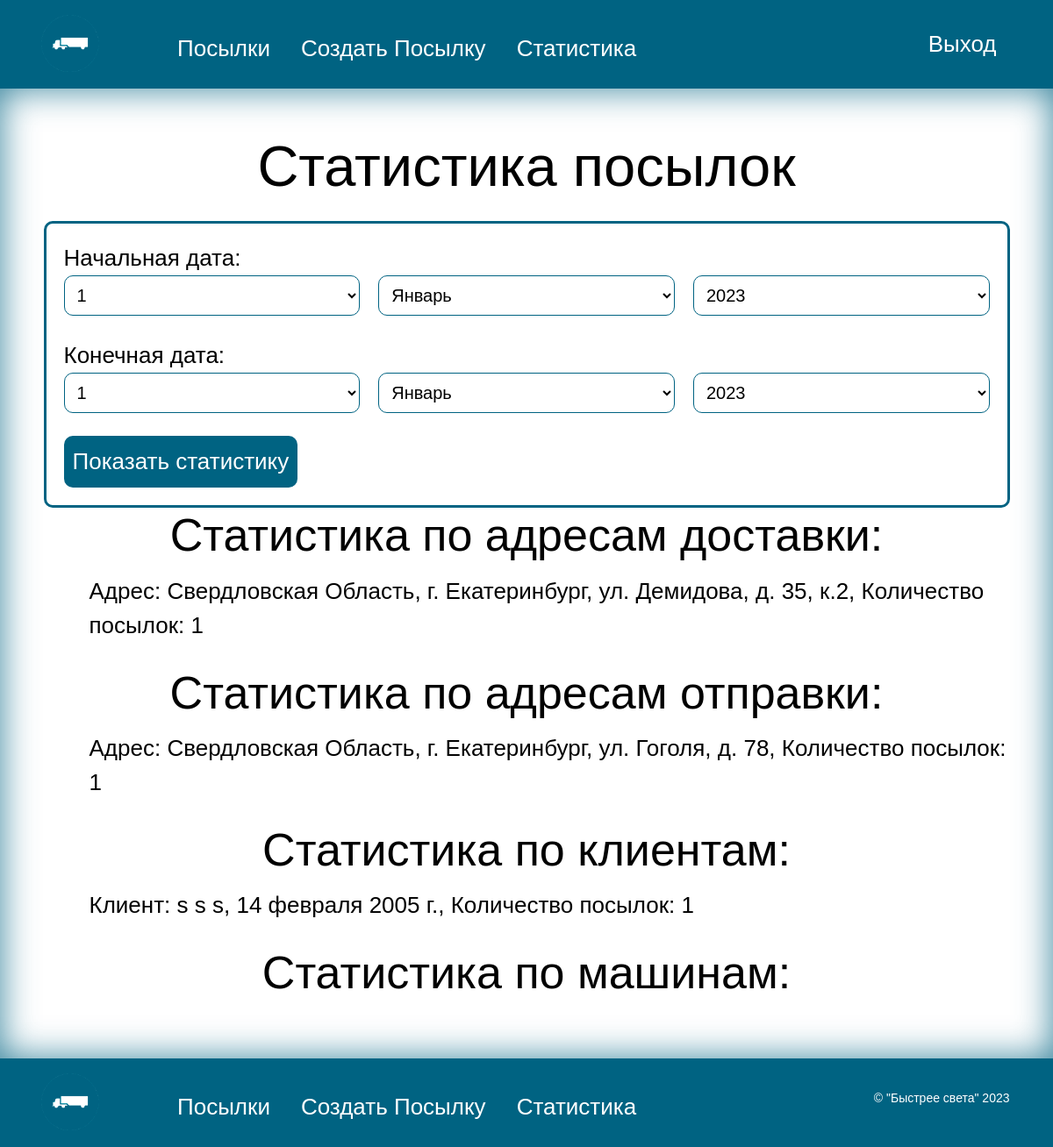
Page /package_statistics/ (signed in) on the earlier database version.
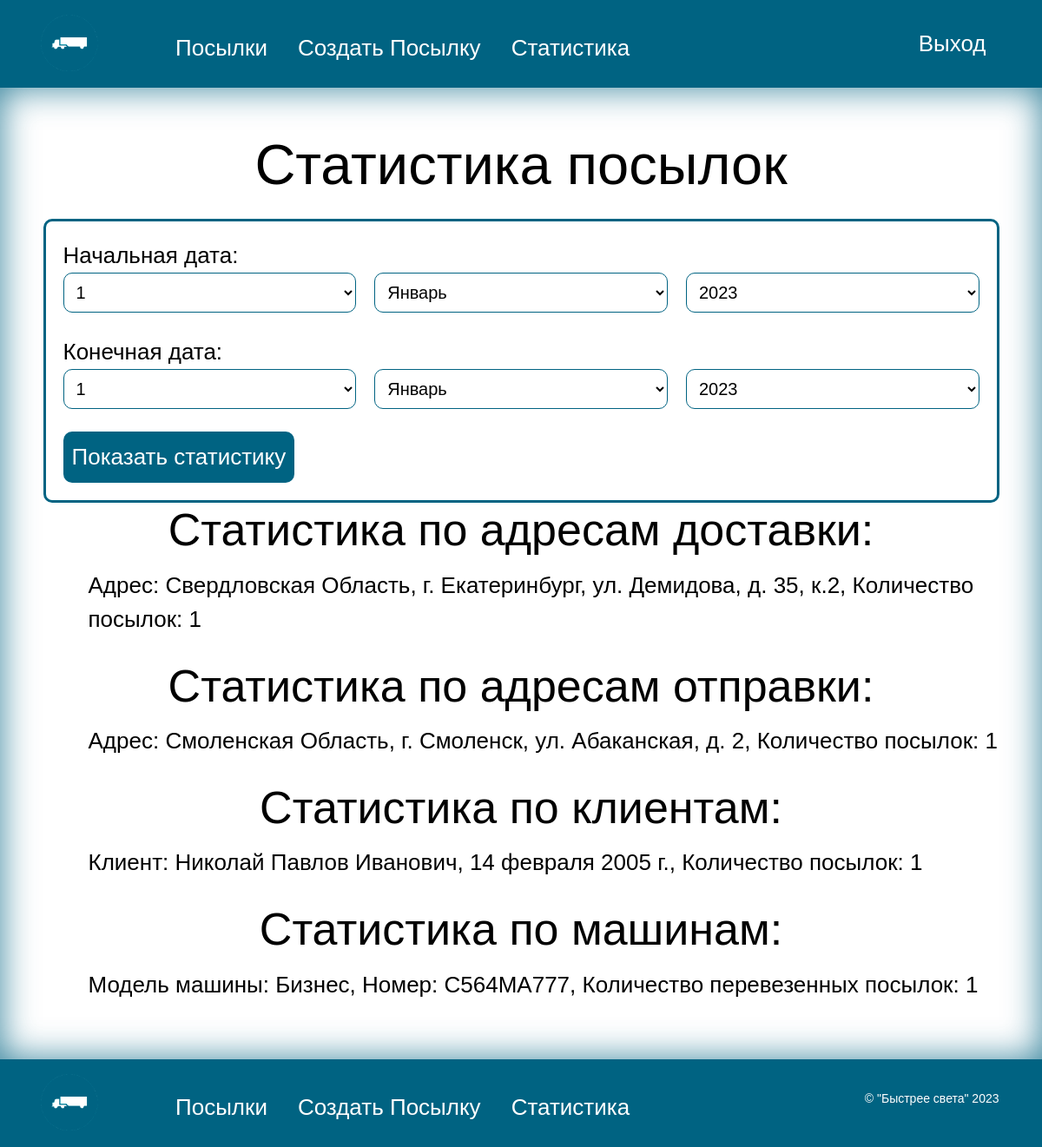
Same page on the later database version.
### navigate/models.py (models this page shows, shortened)
class PointIssue(models.Model):
    region = models.CharField(max_length=200, verbose_name='Регион')
    city = models.CharField(max_length=200, verbose_name='Город')
    street = models.CharField(max_length=200, verbose_name='Улица')
    home = models.CharField(max_length=10, verbose_name='Дом')
    corpus = models.CharField(max_length=10, verbose_name='Корпус', null=True, blank=True)
    warehouse_id = models.ForeignKey('Warehouse', on_delete=models.SET_NULL,null=True, verbose_name='Cклад')
    class Meta:
        verbose_name = "Пункт выдачи"
        verbose_name_plural = "Пункты выдачи"

class Car(models.Model):
    STATUS_CHOICES = [
        ('На базе', 'На базе'),
        ('Назначен водитель', 'Назначен водитель'),
        ('Ремонт', 'Ремонт'),
        ('Списана', 'Списана'),
    ]
    vin = models.CharField(max_length=17, verbose_name='VIN', unique=True)
    state_number = models.CharField(max_length=9, verbose_name='Гос.номер')
    stamp = models.CharField(max_length=200, verbose_name='Марка')
    model = models.CharField(max_length=200, verbose_name='Модель')
    status = models.CharField(max_length=200,
                              choices=STATUS_CHOICES,
                              default='На базе',
                              verbose_name='Статус')
    driver_id = models.ForeignKey(settings.AUTH_USER_MODEL,
                                  limit_choices_to={'role': "Водитель"},
                                  on_delete=models.SET_NULL, null=True, blank=True, verbose_name='Водитель')
    class Meta:
        verbose_name = "Машину"
        verbose_name_plural = "Машины"

### navigate/views.py (the view)
# urls.py: path('package_statistics/', views.PackageStatisticsView.as_view(), name='package_statistics'),
@method_decorator(login_required, name='dispatch')
class PackageStatisticsView(View):
    template_name = 'package_statistics.html'
    def get(self, request, *args, **kwargs):
        form = DateRangeForm(request.GET or None)
        if form.is_valid():
            start_date = form.cleaned_data['start_date']
            end_date = form.cleaned_data['end_date']
        else:
            today = datetime.today()
            end_date = today
            start_date = today - timedelta(days=30)
        delivery_address_stats = Package.objects.filter(
            date_of_receipt__range=[start_date, end_date]
        ).values('delivery_address__region', 'delivery_address__city', 'delivery_address__street', 'delivery_address__city', 'delivery_address__home', 'delivery_address__corpus').annotate(count=Count('id')).order_by('-count')
        sending_address_stats = Package.objects.filter(
            date_of_receipt__range=[start_date, end_date]
        ).values('sending_address__region', 'sending_address__city', 'sending_address__street', 'sending_address__city', 'sending_address__home', 'sending_address__corpus').annotate(count=Count('id')).order_by('-count')
        client_stats = Package.objects.filter(
            date_of_receipt__range=[start_date, end_date]
        ).values('client_id__first_name', 'client_id__last_name', 'client_id__patronymic', 'client_id__date_of_birth').annotate(count=Count('id')).order_by('-count')
        car_stats = Package.objects.filter(
            date_of_receipt__range=[start_date, end_date]
        ).values('car_id__model', 'car_id__state_number').annotate(count=Count('id')).order_by('-count')
        context = {
            'form': form,
            'delivery_address_stats': delivery_address_stats,
            'sending_address_stats': sending_address_stats,
            'client_stats': client_stats,
            'car_stats': car_stats,
        }
        return render(request, self.template_name, context)

### navigate/forms.py
class DateRangeForm(forms.Form):
    start_date = forms.DateField(label='Начальная дата', widget=SelectDateWidget())
    end_date = forms.DateField(label='Конечная дата', widget=SelectDateWidget())

### templates/package_statistics.html (shortened to what this page needs)
{% extends 'base.html' %}
{% block content %}
<main>
  <div class="container">
    <h1>Статистика посылок</h1>
    <form method="get" class="form-statics">
      {{ form.as_p }}
      <button class="static-button" type="submit">Показать статистику</button>
    </form>
    <h2>Статистика по адресам доставки:</h2>
    <ul>
      {% for stat in delivery_address_stats %}
        <li>Адрес: {{ stat.delivery_address__region }}, г. {{ stat.delivery_address__city }}, ул. {{ stat.delivery_address__street }}, д. {{ stat.delivery_address__home }},{% if stat.delivery_address__corpus %} к.{{ stat.delivery_address__corpus }}, {%endif%} Количество посылок: {{ stat.count }}</li>
      {% endfor %}
    </ul>
    <h2>Статистика по адресам отправки:</h2>
    <ul>
      {% for stat in sending_address_stats %}
        <li>Адрес: {{ stat.sending_address__region }}, г. {{ stat.sending_address__city }}, ул. {{ stat.sending_address__street }}, д. {{ stat.sending_address__home }},  Количество посылок: {{ stat.count }}</li>
      {% endfor %}
    </ul>
    <h2>Статистика по клиентам:</h2>
    <ul>
      {% for stat in client_stats %}
        <li>Клиент: {{ stat.client_id__first_name }} {{ stat.client_id__last_name }} {{ stat.client_id__patronymic }}, {{ stat.client_id__date_of_birth }}, Количество посылок: {{ stat.count }}</li>
      {% endfor %}
    </ul>
     <h2>Статистика по машинам:</h2>
    <ul>
      {% for stat in car_stats %}
      {% if stat.car_id__state_number %}
        <li>Модель машины: {{ stat.car_id__model }}, Номер: {{ stat.car_id__state_number }}, Количество перевезенных посылок: {{ stat.count }}</li>
      {% endif %}
      {% endfor %}
    </ul>
  </div>
  </main>
{% endblock %}

### templates/base.html (shortened to what this page needs)
<!DOCTYPE html>
<html lang="ru">
<head>
    {%load static %}
    <link rel="stylesheet" href="{% static "css/style.css" %}">
    <link href="https://cdn.jsdelivr.net/npm/bootstrap@5.0.2/dist/css/bootstrap.min.css" rel="stylesheet">
</head>
<body >
    <header>
        <nav class="container nav header-nav">
            <a href="{%url 'home'%}">
                <img src="{% static "image/logo.png" %}" alt="лого" height="70" width="70">
            </a>
            <ul class="nav-list">
               {% if user.role == 'Клиент' or  not user.is_authenticated %}
                <li class="nav-list-item"><a href="{%url 'services'%}" style="color: #FFFFFF">Услуги</a></li>
                <li class="nav-list-item"><a href="{%url 'contact'%}" style="color: #FFFFFF">Контакты</a></li>
                    {%if user.is_authenticated %}
                        <li class="nav-list-item"><a href="{%url 'mypakeges'%}" style="color: #FFFFFF">Мои посылки</a></li>
                    {% endif %}
                {% elif user.role == 'Сотрудник' or user.role == 'Администратор' %}
                <li class="nav-list-item"><a href="{%url 'employeerpakages'%}" style="color: #FFFFFF">Посылки</a></li>
                <li class="nav-list-item"><a href="{%url 'createPakagesEmployeer'%}" style="color: #FFFFFF">Создать Посылку</a></li>
                <li class="nav-list-item"><a href="{%url 'package_statistics'%}" style="color: #FFFFFF">Статистика</a></li>
                {% endif %}
            </ul>
            <div class="signin">
                {% if user.is_authenticated %}
                    <a href="{% url 'logout' %}" style="margin-left: 20px; color: #FFFFFF">Выход</a>
                {% else %}
                    <a href="{%url 'login'%}" style="color: #FFFFFF">Войти</a>
                    <a href="{%url 'signup'%}" style="margin-left: 20px;color: #FFFFFF">Зарегистрироваться</a>
                {% endif %}
            </div>
        </nav>
    </header>
    {% block content %}
    {% endblock %}
    <footer>
        <div class="container nav header-nav">
            <a href="{%url 'home'%}">
                <img src="{% static "image/logo.png" %}" alt="лого" height="70" width="70">
            </a>
             <ul class="nav-list">
               {% if user.role == 'Клиент' or  not user.is_authenticated %}
                <li class="nav-list-item"><a href="{%url 'services'%}" style="color: #FFFFFF">Услуги</a></li>
                <li class="nav-list-item"><a href="{%url 'contact'%}" style="color: #FFFFFF">Контакты</a></li>
                    {%if user.is_authenticated %}
                        <li class="nav-list-item"><a href="{%url 'mypakeges'%}" style="color: #FFFFFF">Мои посылки</a></li>
                    {% endif %}
                {% elif user.role == 'Сотрудник' or user.role == 'Администратор' %}
                <li class="nav-list-item"><a href="{%url 'employeerpakages'%}" style="color: #FFFFFF">Посылки</a></li>
                <li class="nav-list-item"><a href="{%url 'createPakagesEmployeer'%}" style="color: #FFFFFF">Создать Посылку</a></li>
                 <li class="nav-list-item"><a href="{%url 'package_statistics'%}" style="color: #FFFFFF">Статистика</a></li>
                {% endif %}
            </ul>
            <p class="copiright">&copy; "Быстрее света" 2023</p>
        </div>
    </footer>
</body>
</html>

### static/css/style.css (style rules this page uses)
* { color: black; padding: 0px; margin: 0px; border: none; font-size: 26px; font-family: Arial, Helvetica, sans-serif; }
*, *::before, *::after { box-sizing: border-box; }
a, a:link, a:visited { text-decoration: none; }
aside, nav, footer, header, section, main { display: block; }
h1, h2, h3, h4, h5, h6, p { font-size: inherit; font-weight: inherit; }
ul, ul li { list-style: none; }
img { vertical-align: top; }
img, svg { max-width: 100%; height: auto; }
input, textarea, button, select { font-family: inherit; font-size: inherit; color: inherit; background-color: transparent; }
button, input[type="submit"] { display: inline-block; box-shadow: none; background-color: transparent; background: none; cursor: pointer; }
label { cursor: pointer; }
.container { max-width: 1170px; margin-left: auto; margin-right: auto; padding-left: 16px; padding-right: 16px; margin-bottom: 0; margin-top: 0; }
header { padding: 10px 0px; background-color: #006382; }
.header-nav { display: flex; justify-content: flex-start; }
.nav-list { display: flex; justify-content: flex-start; align-items: center; margin: 0; }
.nav-list-item { margin-top: 10px; margin-left: 5px; color: white; }
.signin { display: flex; align-items: center; margin-left: auto; }
footer { margin: 0; background-color: #006382; padding: 10px 0; }
.copiright { color: white; display: flex; align-items: center; margin-left: auto; font-size: 14px; margin-top: 15px; }
main { min-height: 100vh; padding-top: 40px; padding-bottom: 40px; box-shadow: inset 0px 0px 40px rgba(0, 99, 130, 0.8); }
h1 { font-size: 50px; padding: 10px; text-align: center; }
h2 { font-size: 32px; text-align: center; margin-top: 20px; margin-bottom: 20px; }
.form-statics > p { display: flex; flex-wrap: wrap; justify-content: space-between; }
.form-statics > p > label { width: 100% }
.form-statics > p > select { border: 1px solid #006382; border-radius: 10px; padding: 10px; font-size: 20px; width: 32%; }
a { color:#666; background-image: linear-gradient(to top, #feffff, #006382); background-repeat: no-repeat; background-size: 0 100%; border-radius: 4px; text-decoration: none; padding: 5px 15px; transition: 0.3s; }
.create-pakeges, .form-sign ,.form-reset-pass, .form-login , .form-user-edit, .form-change-pass, .form-edit-pakage, .form-statics { border: 3px solid #006382; border-radius: 10px; padding: 20px; }
.static-button { color: white; background-color: #006382; padding: 10px; margin-top: 20px; border-radius: 10px; display: flex; text-align: center; align-items: center; justify-content: center; }

Differences in the rows shown:
no longer on this page (row unchanged): PointIssue: sending_address__region "Свердловская Область", sending_address__city "Екатеринбург", sending_address__street "Гоголя", sending_address__home "78", count "1", shown under "Статистика по адресам отправки:"
added PointIssue: sending_address__region "Смоленская Область", sending_address__city "Смоленск", sending_address__street "Абаканская", sending_address__home "2", count "1", shown under "Статистика по адресам отправки:"
added Car: car_id__model "Бизнес", car_id__state_number "C564MA777", count "1"
Other differences:
new list line: "Клиент: Николай Павлов Иванович , 14 февраля 2005 г. , Количество посылок: 1"
list line gone: "Клиент: s s s , 14 февраля 2005 г. , Количество посылок: 1"
